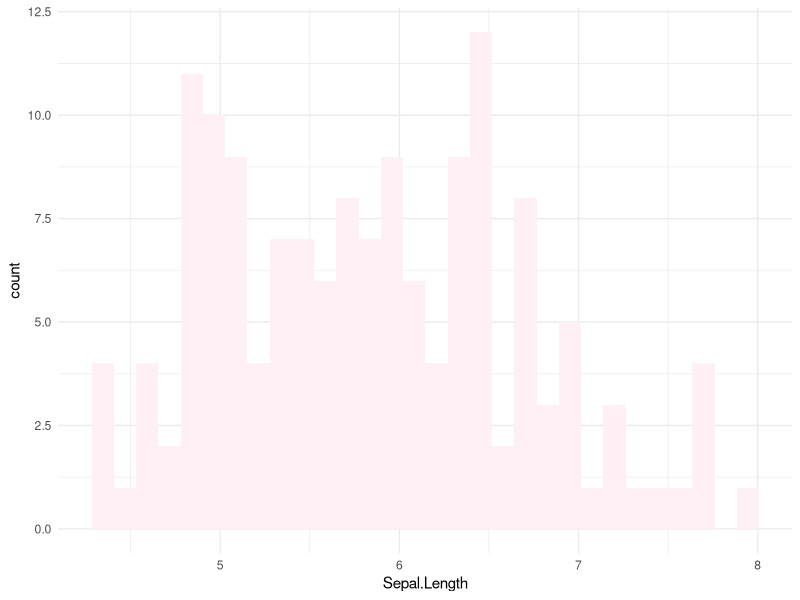

R code for this plot:
## ---- chunk 1
knitr::opts_chunk$set(echo = TRUE)
library(tidyverse)
## ---- chunk 2
col <- colors()
colors()
## ---- chunk 3
ggplot(iris, aes(x=Sepal.Length)) +
  geom_histogram(fill=col[389]) +
  theme_minimal()
